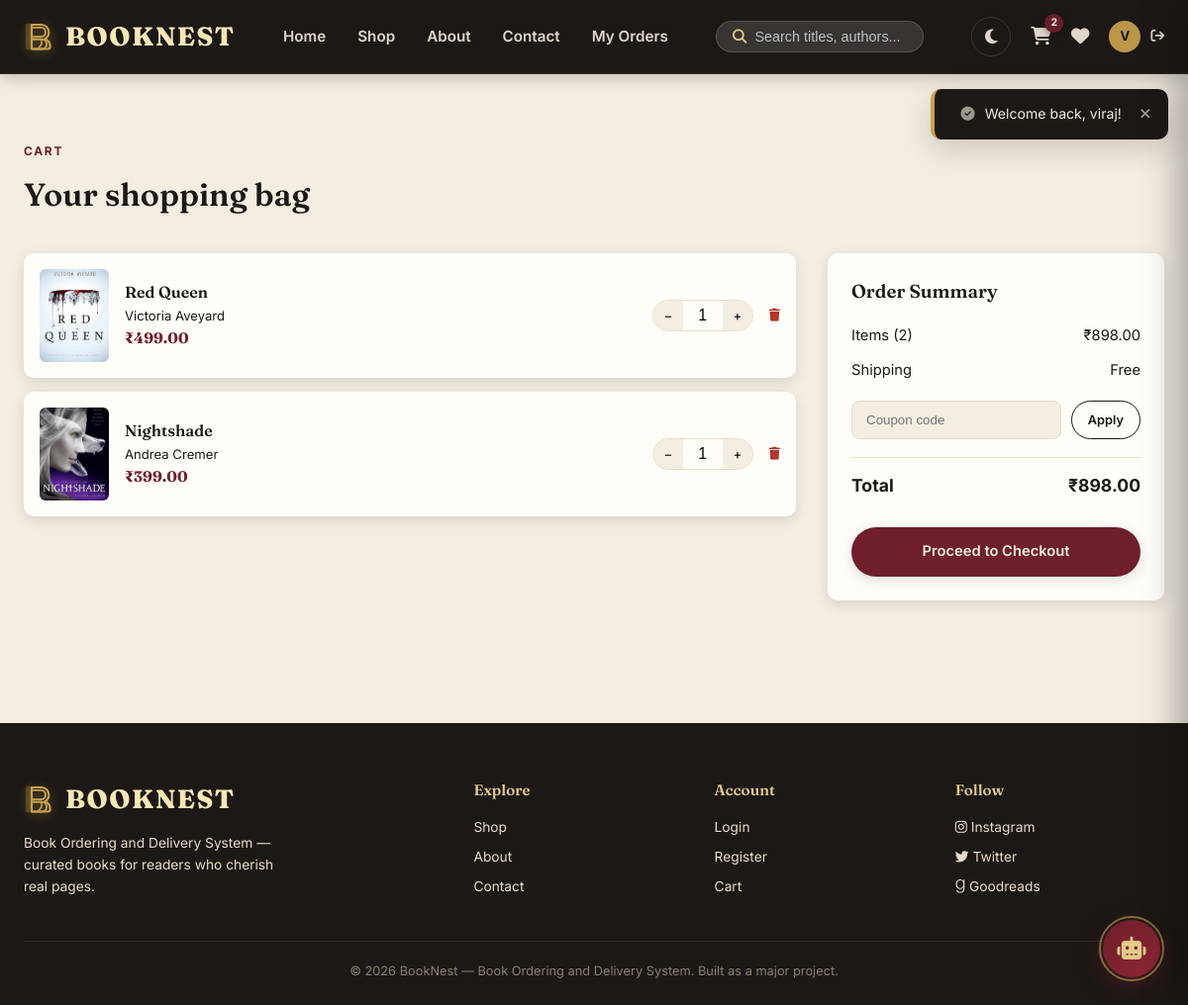
Screenshot of /cart.php (signed in) with the database file from the repository.
### tables this page shows
CREATE TABLE `cart` (
  `id` int unsigned NOT NULL AUTO_INCREMENT,
  `user_id` int unsigned NOT NULL,
  `book_id` int unsigned NOT NULL,
  `quantity` int unsigned NOT NULL DEFAULT '1',
  `added_at` timestamp NOT NULL DEFAULT CURRENT_TIMESTAMP,
  PRIMARY KEY (`id`),
  UNIQUE KEY `one_row_per_user_per_book` (`user_id`,`book_id`),
  KEY `book_id` (`book_id`),
  CONSTRAINT `fk_cart_book` FOREIGN KEY (`book_id`) REFERENCES `books` (`id`) ON DELETE CASCADE,
  CONSTRAINT `fk_cart_user` FOREIGN KEY (`user_id`) REFERENCES `users` (`id`) ON DELETE CASCADE
);

CREATE TABLE `books` (
  `id` int unsigned NOT NULL AUTO_INCREMENT,
  `title` varchar(200) NOT NULL,
  `author` varchar(150) NOT NULL,
  `category_id` int unsigned NOT NULL,
  `price` decimal(10,2) NOT NULL,
  `stock` int unsigned NOT NULL DEFAULT '0',
  `description` text,
  `cover_image` varchar(255) NOT NULL,
  `created_at` timestamp NOT NULL DEFAULT CURRENT_TIMESTAMP,
  PRIMARY KEY (`id`),
  KEY `category_id` (`category_id`),
  KEY `idx_books_created` (`created_at`),
  KEY `idx_books_price` (`price`),
  KEY `idx_books_title_author` (`title`,`author`),
  CONSTRAINT `fk_books_category` FOREIGN KEY (`category_id`) REFERENCES `categories` (`id`) ON DELETE RESTRICT
);

### includes/functions.php (called while the page is built, shortened)
<?php
function h($str) {
    return htmlspecialchars($str ?? '', ENT_QUOTES, 'UTF-8');
}
function is_logged_in() {
    return isset($_SESSION['user_id']);
}
function price($amount) {
    return '₹' . number_format((float) $amount, 2);
}

### cart.php (the view, shortened to what this page needs)
<?php
require_once 'config.php';
require_once 'includes/functions.php';
$user_id = $_SESSION['user_id'] ?? 0;
if ($user_id) {
    $stmt = $pdo->prepare(
        'SELECT c.quantity, b.* FROM cart c JOIN books b ON b.id = c.book_id WHERE c.user_id = ? ORDER BY c.added_at DESC'
    );
    $stmt->execute([$user_id]);
    $items = $stmt->fetchAll();
}
$subtotal = 0;
foreach ($items as $it) $subtotal += $it['price'] * $it['quantity'];
$item_count = array_sum(array_column($items, 'quantity'));
$applied_coupon = null;
$discount = 0;
$total = max(0, $subtotal - $discount);
require_once 'includes/header.php';
?>
<section>
  <div class="container">
    <div class="section-head reveal in"><div><span class="eyebrow">Cart</span><h2>Your shopping bag</h2></div></div>
    <div class="cart-page">
      <div id="cart-list">
        <?php if (empty($items)): ?>
          <div class="empty-state">
            <i class="fas fa-book-open"></i>
            <h3>Your cart is empty</h3>
            <p>Browse the shop to find your next read.</p>
            <a href="shop.php" class="btn btn-primary" style="margin-top:16px;">Browse Books</a>
          </div>
        <?php else: foreach ($items as $item): ?>
          <div class="cart-item reveal in">
            <img src="images/<?= h($item['cover_image']); ?>" alt="<?= h($item['title']); ?>">
            <div>
              <h3 style="font-size:1rem;"><a href="book.php?id=<?= $item['id']; ?>"><?= h($item['title']); ?></a></h3>
              <div class="author" style="font-size:.82rem;"><?= h($item['author']); ?></div>
              <div class="price-tag" style="font-size:.95rem;"><?= price($item['price']); ?></div>
            </div>
            <div class="qty-control" data-book-id="<?= $item['id']; ?>">
              <button class="qty-minus" type="button">−</button>
              <input type="number" class="qty-input" value="<?= $item['quantity']; ?>" min="1" max="<?= $item['stock']; ?>" style="width: 40px; text-align: center; border: none; background: transparent; font-size: 1rem; outline: none;">
              <button class="qty-plus" type="button">+</button>
            </div>
            <a href="#" class="remove-link" data-book-id="<?= $item['id']; ?>"><i class="fas fa-trash"></i></a>
          </div>
        <?php endforeach; endif; ?>
      </div>
      <?php if (!empty($items)): ?>
        <div class="summary-card">
          <h3 style="margin-bottom:18px;">Order Summary</h3>
          <div class="summary-row"><span>Items (<span id="cart-item-count"><?= $item_count; ?></span>)</span><span id="cart-subtotal"><?= price($subtotal); ?></span></div>
          <div class="summary-row"><span>Shipping</span><span>Free</span></div>
          <?php if ($applied_coupon): ?>
            <div class="summary-row discount"><span>Coupon (<?= h($applied_coupon); ?>)</span><span>−<?= price($discount); ?></span></div>
            <div class="coupon-applied">
              <span><i class="fas fa-tag"></i> <?= h($applied_coupon); ?> applied</span>
              <button type="button" class="remove-coupon">Remove</button>
            </div>
          <?php else: ?>
            <form id="coupon-form" class="coupon-box">
              <input type="text" id="coupon-input" placeholder="Coupon code" autocomplete="off">
              <button type="submit" class="btn btn-outline btn-sm">Apply</button>
            </form>
          <?php endif; ?>
          <div class="summary-row total"><span>Total</span><span id="cart-total"><?= price($total); ?></span></div>
          <?php if (is_logged_in()): ?>
            <a href="checkout.php" class="btn btn-primary" style="width:100%; margin-top:16px;">Proceed to Checkout</a>
          <?php endif; ?>
        </div>
      <?php endif; ?>
    </div>
  </div>
</section>
<?php require_once 'includes/footer.php'; ?>

### cart.php (style rules this page uses)
.qty-input { -moz-appearance: textfield !important; appearance: textfield !important; }

### rows the page displays
cart: book.cover_image (picture), book.title "Red Queen", book.author "Victoria Aveyard", book.price "₹499.00", quantity "1"
cart: book.cover_image (picture), book.title "Nightshade", book.author "Andrea Cremer", book.price "₹399.00", quantity "1"

### other values shown
$cart_items_count "2"
mb_strtoupper(mb_substr($_SESSION['user_name'], 0, 1)) "V"
$item_count "2"
price($subtotal) "₹898.00"
price($total) "₹898.00"
